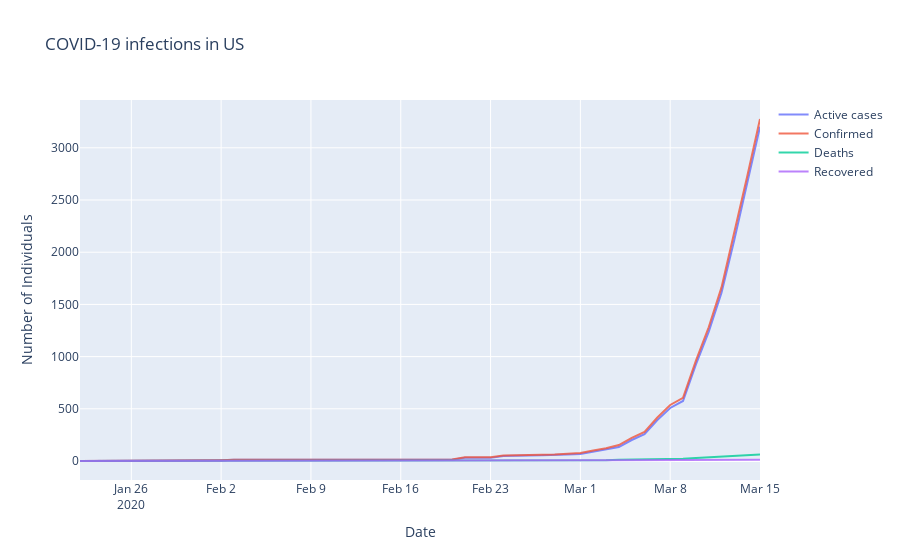

Write notebook code for a chart like this one.
### Code cell
region = 'US'

print('Fatality rate: {:.2f}%'.format(100 *
                                     df[(df['Country/Region'] == region) &
                                        (df['date'] == df['date'].iloc[-1])]['Deaths'].sum() /
                                     df[(df['Country/Region'] == region) &
                                        (df['date'] == df['date'].iloc[-1])]['Confirmed'].sum()))

fig = go.Figure()
fig.add_trace(go.Scatter(
                x=df[df['Country/Region'] == region].groupby('date')['date'].first(),
                y=df[df['Country/Region'] == region].groupby('date')['Active'].sum(),
                name="Active cases",
                opacity=0.8))

fig.add_trace(go.Scatter(
                x=df[df['Country/Region'] == region].groupby('date')['date'].first(),
                y=df[df['Country/Region'] == region].groupby('date')['Confirmed'].sum(),
                name="Confirmed",
                opacity=0.8))

fig.add_trace(go.Scatter(
                x=df[df['Country/Region'] == region].groupby('date')['date'].first(),
                y=df[df['Country/Region'] == region].groupby('date')['Deaths'].sum(),
                name="Deaths",
                opacity=0.8))

fig.add_trace(go.Scatter(
                x=df[df['Country/Region'] == region].groupby('date')['date'].first(),
                y=df[df['Country/Region'] == region].groupby('date')['Recovered'].sum(),
                name="Recovered",
                opacity=0.8))

fig.update_layout(title="COVID-19 infections in {}".format(region),
                  xaxis_title="Date",
                  yaxis_title="Number of Individuals")

fig.show()
